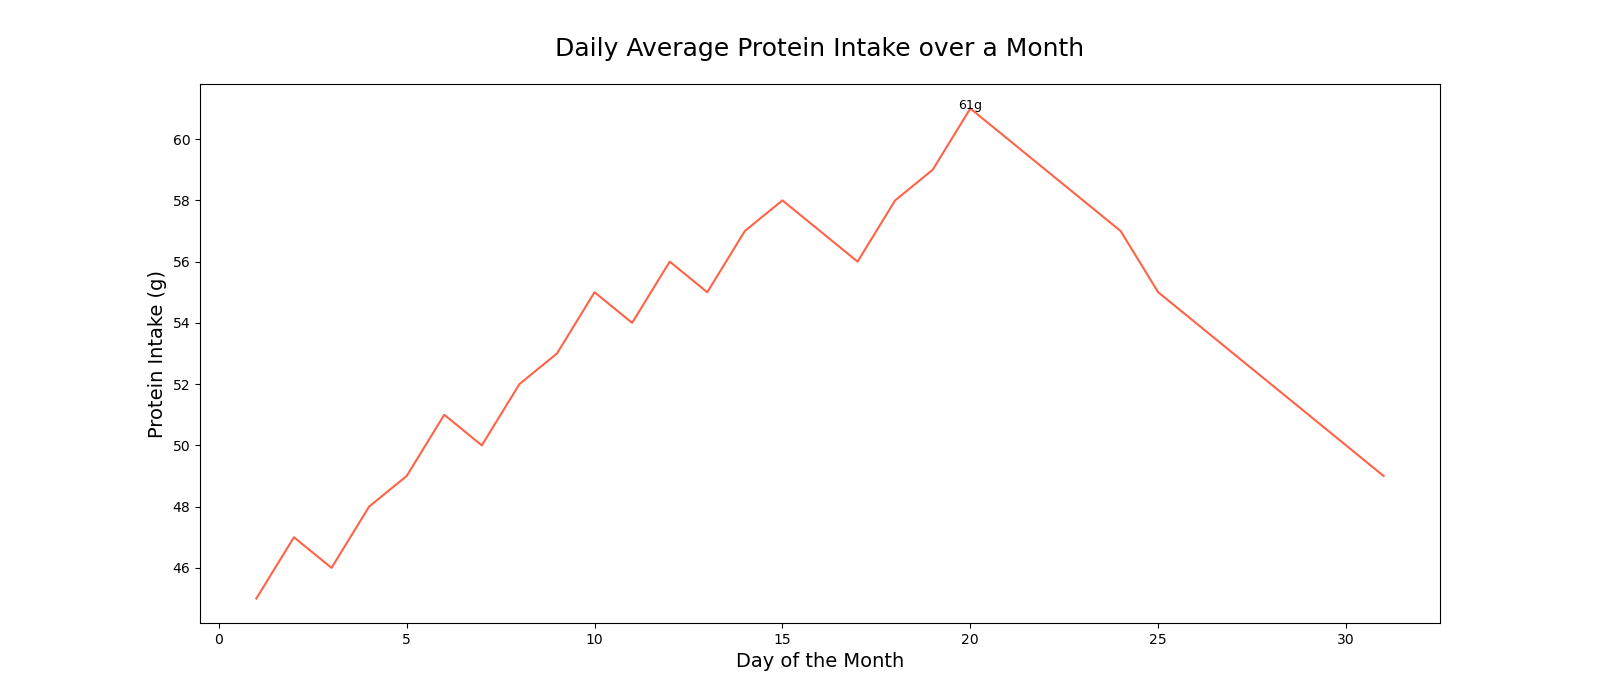

Here is the Python script that generated this plot:

import pandas as pd
import seaborn as sns
import matplotlib.pyplot as plt

# Creating a DataFrame using the provided table data
data = {
    'Day': [i for i in range(1, 32)],
    'Protein_Intake': [45, 47, 46, 48, 49, 51, 50, 52, 53, 55, 54, 56, 55, 57,
                       58, 57, 56, 58, 59, 61, 60, 59, 58, 57, 55, 54, 53, 52, 51, 50, 49]
}

df = pd.DataFrame(data)

# Customizing plot size
plt.figure(figsize=(16, 7))

# Creating a line plot
sns.lineplot(x='Day', y='Protein_Intake', data=df, color='#FF6347')

# Adding annotations
for day, intake in zip(data['Day'], data['Protein_Intake']):
    if day == 20:  # example of specific annotation on Day 20
        plt.text(day, intake, f"{intake}g", fontsize=9, ha='center')

# Setting plot title and labels
plt.title('Daily Average Protein Intake over a Month', fontsize=18, pad=20)
plt.xlabel('Day of the Month', fontsize=14)
plt.ylabel('Protein Intake (g)', fontsize=14)

# Display the plot
plt.show()
